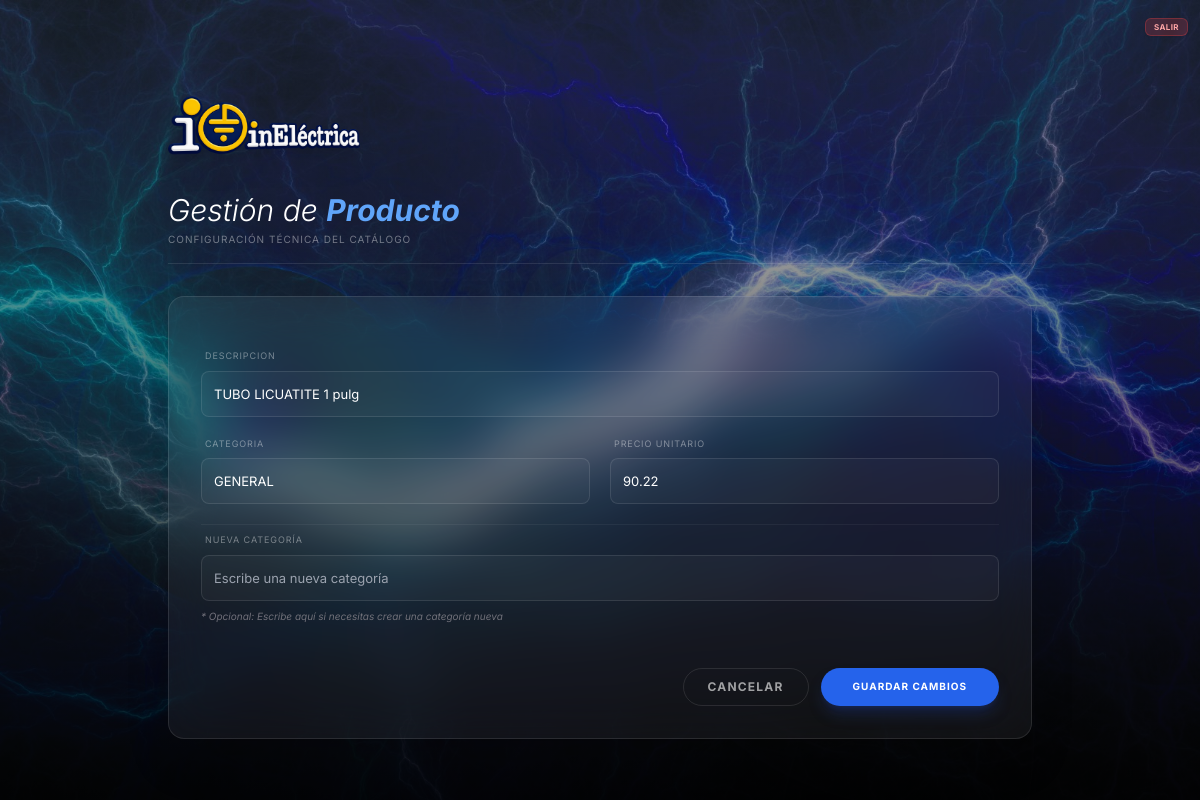
Page /catalogo/14/editar/ (signed in) on the committed database.
### core/models.py (models this page shows, shortened)
class ProductoServicio(models.Model):
    categoria = models.CharField(max_length=100)
    descripcion = models.CharField(max_length=300)
    precio_unitario = models.DecimalField(max_digits=10, decimal_places=2)

### core/views.py (the view)
# urls.py: path("catalogo/<int:pk>/editar/", views.catalogo_form, name="catalogo_editar"),
@login_required
def catalogo_form(request, pk=None):
    producto = get_object_or_404(ProductoServicio, pk=pk) if pk else None
    if request.method == "POST":
        form = ProductoForm(request.POST, instance=producto)
        if form.is_valid():
            producto = form.save(commit=False)
            categoria_nueva = form.cleaned_data.get("categoria_nueva")
            categoria = form.cleaned_data.get("categoria")
            if categoria_nueva:
                producto.categoria = categoria_nueva
            else:
                producto.categoria = categoria
            producto.save()
            return redirect("catalogo_list")
    else:
        form = ProductoForm(instance=producto)
    return render(request, "core/catalogo_form.html", {"form": form})

### core/templates/core/catalogo_form.html (shortened to what this page needs)
{% extends "core/base.html" %}
{% load static %}
{% block background_image %}
{% static 'core/images/images1.jpg' %}
{% endblock %}
{% block content %}
<div class="max-w-4xl mx-auto px-4 pt-24 pb-10 space-y-8">
    <div class="flex items-center">
        <a href="{% url 'index' %}" class="transition-transform hover:scale-105 active:scale-95 inline-block">
            <img
                src="{% static 'core/images/logo.png' %}"
                alt="Inicio"
                class="h-16 w-auto object-contain drop-shadow-xl"
            >
        </a>
    </div>
    <div class="border-b border-white/10 pb-4">
        <h2 class="text-3xl font-light text-white italic">Gestión de <span class="font-bold text-blue-400">Producto</span></h2>
        <p class="text-[10px] text-white/40 uppercase tracking-widest mt-1">Configuración técnica del catálogo</p>
    </div>
    <form method="post" class="space-y-5 bg-white/5 backdrop-blur-xl p-8 rounded-2xl border border-white/10 shadow-2xl">
        <div>
            <label class="text-[9px] uppercase tracking-widest text-white/40 ml-1 mb-1 block">
                {{ form.descripcion.label }}
            </label>
            {{ form.descripcion }}
        </div>
        <div class="grid grid-cols-1 md:grid-cols-2 gap-5">
            <div>
                <label class="text-[9px] uppercase tracking-widest text-white/40 ml-1 mb-1 block">
                    {{ form.categoria.label }}
                </label>
                {{ form.categoria }}
            </div>
            <div>
                <label class="text-[9px] uppercase tracking-widest text-white/40 ml-1 mb-1 block">
                    {{ form.precio_unitario.label }}
                </label>
                {{ form.precio_unitario }}
            </div>
        </div>
        <div class="pt-2 border-t border-white/5">
            <label class="text-[9px] uppercase tracking-widest text-white/40 ml-1 mb-1 block">
                {{ form.categoria_nueva.label }}
            </label>
            {{ form.categoria_nueva }}
            <p class="text-[10px] text-zinc-500 mt-2 italic">
                * Opcional: Escribe aquí si necesitas crear una categoría nueva
            </p>
        </div>
        <div class="flex justify-end gap-3 pt-6">
            <a href="{% url 'catalogo_list' %}"
               class="px-6 py-2.5 rounded-full border border-white/10 text-xs font-bold text-white/60 hover:bg-white/10 transition uppercase tracking-widest">
                Cancelar
            </a>
            <button type="submit"
                class="px-8 py-2.5 rounded-full bg-blue-600 hover:bg-blue-500 text-white text-[10px] font-bold transition shadow-lg shadow-blue-900/40 uppercase tracking-widest">
                Guardar Cambios
            </button>
        </div>
    </form>
</div>
{% endblock %}

### core/templates/core/base.html (style rules this page uses)
body { font-family: 'Inter', sans-serif; margin: 0; padding: 0; }
select, input[type="number"], input[type="text"] { background: rgba(255,255,255,0.1); border: 1px solid rgba(255,255,255,0.2); color: white; border-radius: 9999px; padding: 0.5rem 1rem; width: 100%; outline: none; }

### core/templates/core/catalogo_form.html (style rules this page uses)
input, select, textarea { background: rgba(255, 255, 255, 0.03) !important; border: 1px solid rgba(255, 255, 255, 0.1) !important; color: white !important; border-radius: 8px !important; padding: 12px !important; width: 100%; font-size: 13px !important; transition: all 0.3s ease; margin-top: 4px; }
select { appearance: none; cursor: pointer; }
option { background: #1a1a1a; color: white; }

### rows in the picture
ProductoServicio: descripcion "TUBO LICUATITE 1 pulg", categoria "GENERAL", precio_unitario "90.22"
